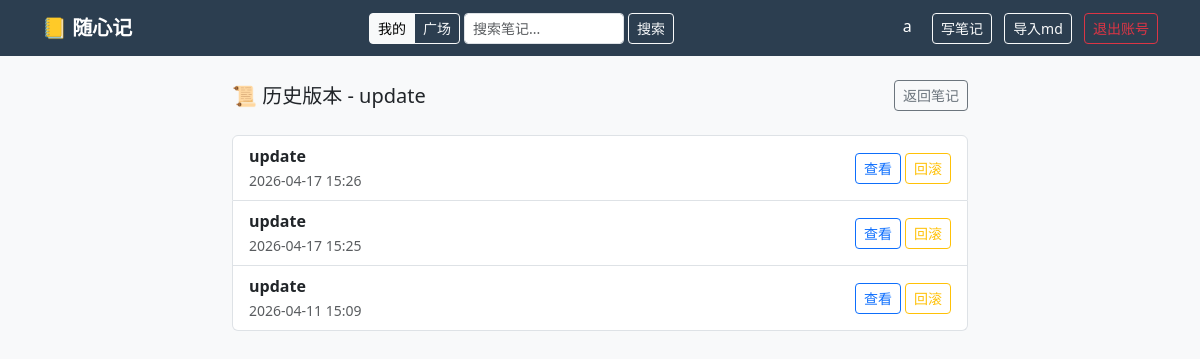
Page /notes/9/history (signed in) on the earlier database version.
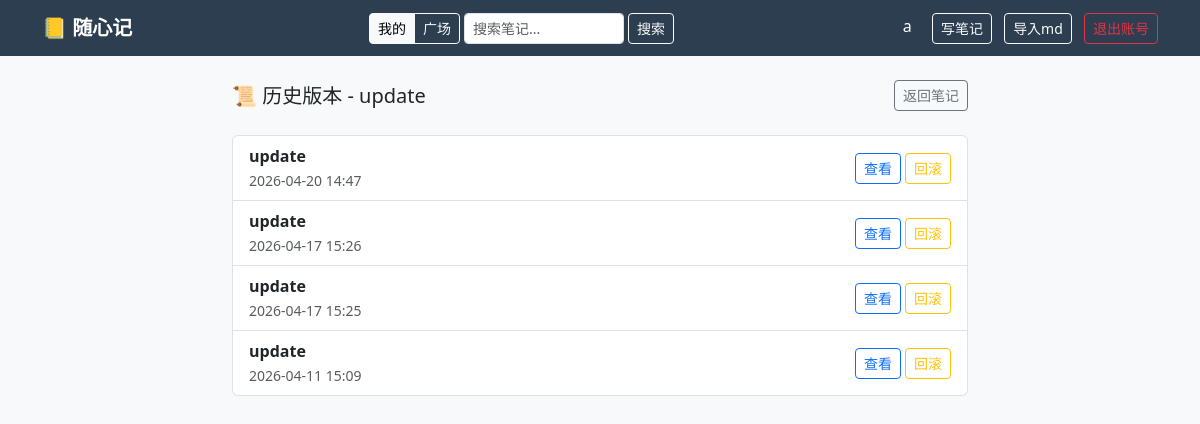
Same page on the later database version.
### app.py (models this page shows)
class NoteVersion(db.Model):
    id            = db.Column(db.Integer, primary_key=True)
    note_id       = db.Column(db.Integer, db.ForeignKey('note.id'), nullable=False)
    title         = db.Column(db.String(200), nullable=False)
    content       = db.Column(db.Text, nullable=False)
    tags_snapshot = db.Column(db.Text, nullable=True)
    created_at    = db.Column(db.DateTime, default=datetime.utcnow)

### app.py (the view)
@app.route('/notes/<int:note_id>/history')
@login_required
def note_history(note_id):
    note = get_or_404(Note, note_id)
    versions = NoteVersion.query.filter_by(note_id=note_id).order_by(NoteVersion.created_at.desc()).all()
    return render_template('note_history.html', note=note, versions=versions)

### app.py (called while the page is built)
@app.template_filter('local_time')
def local_time(dt):
    if dt is None:
        return ''
    beijing = timezone(timedelta(hours=8))
    return dt.replace(tzinfo=timezone.utc).astimezone(beijing).strftime('%Y-%m-%d %H:%M')

def get_or_404(model, pk):
    obj = db.session.get(model, pk)
    if obj is None:
        from flask import abort
        abort(404)
    return obj

@login_manager.user_loader
def load_user(user_id):
    return db.session.get(User, int(user_id))

### templates/note_history.html (shortened to what this page needs)
{% extends 'base.html' %}
{% block content %}
<div class="row justify-content-center">
    <div class="col-md-8">
        <div class="d-flex justify-content-between align-items-center mb-4">
            <h5 class="mb-0">📜 历史版本 - {{ note.title }}</h5>
            <a href="/notes/{{ note.id }}" class="btn btn-sm btn-outline-secondary">返回笔记</a>
        </div>
        {% if versions %}
        <div class="list-group">
            {% for v in versions %}
            <div class="list-group-item list-group-item-action d-flex justify-content-between align-items-center">
                <div>
                    <strong>{{ v.title }}</strong>
                    <br>
                    <small class="text-muted">{{ v.created_at | local_time }}</small>
                </div>
                <div class="d-flex gap-1">
                    <a href="/notes/{{ note.id }}/history/{{ v.id }}" class="btn btn-sm btn-outline-primary">查看</a>
                    <form method="POST" action="/notes/{{ note.id }}/history/{{ v.id }}/rollback"
                          onsubmit="return confirm('回滚到此版本？当前内容将保存为新版本。')">
                        <button type="submit" class="btn btn-sm btn-outline-warning">回滚</button>
                    </form>
                </div>
            </div>
            {% endfor %}
        </div>
        {% else %}
        <div class="card p-4 text-center text-muted">
            <p>暂无历史版本</p>
            <p class="small">编辑笔记后会自动保存历史版本</p>
        </div>
        {% endif %}
    </div>
</div>
{% endblock %}

Differences in the rows shown:
added NoteVersion: title "update", created_at|local_time "2026-04-20 14:47"
